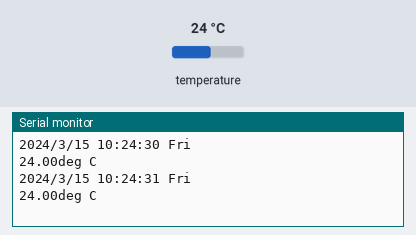
This sketch was run on a simulated Arduino Uno, built with avr-gcc and run on an emulated ATmega328P. Parts: the last lines printed to the serial monitor. The test bench sets the inputs (shaded band); at power-on: temperature 24 °C. The local clock reads 2024-03-15 10:24:30 at power-on unless the sketch sets it.

Above: at 1.8 s.
1.9 s: temperature set to 12 °C
At 2.7 s:
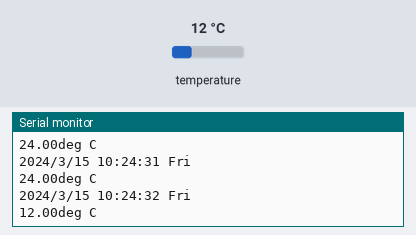
3.4 s: temperature set to 19 °C
At 4.6 s:
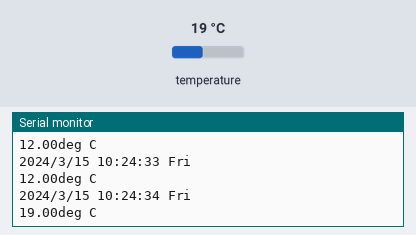
Timing chart, 0 to 6.4 s (numbered marks = the images above; inputs shaded):
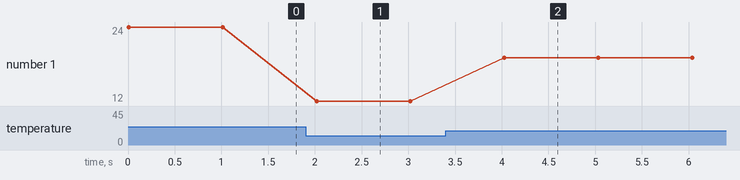

Measured:
- after the input at 1.9 s, the serial monitor: prints a new line after 0.12 s (image 1)
- after the input at 3.4 s, the serial monitor: prints a new line after 0.63 s (image 2)
- plotted number 1: 24 → 12 after the input at 1.9 s, 12 → 19 after the input at 3.4 s

The sketch:

RealTimeOnlineClock.ino
```cpp
#include <Wire.h>
#include "Sodaq_DS3231.h"

char weekDay[][4] = {"Sun", "Mon", "Tue", "Wed", "Thu", "Fri", "Sat" };
uint32_t old_ts;

void setup() {
    Serial.begin(57600);
    Wire.begin();
    rtc.begin();
}

void loop() {
  PrintTime();
  PrintTemp();
  delay(1000);
}
void PrintTime(){

    DateTime now = rtc.now(); //get the current date-time
    uint32_t ts = now.getEpoch();
    Serial.print(String(now.year())+'/'+String(now.month())+'/'+String(now.date())+' '+String(now.hour())+':'+String(now.minute())+':'+String(now.second())+' '+weekDay[now.dayOfWeek()]);
    Serial.println();

  }

  void PrintTemp(){

    rtc.convertTemperature();             //convert current temperature into registers
    Serial.print(rtc.getTemperature()); //read registers and display the temperature
    Serial.println("deg C");

  }
  void ResetDS3231(DateTime dt){
    rtc.setDateTime(dt);

  }
```
